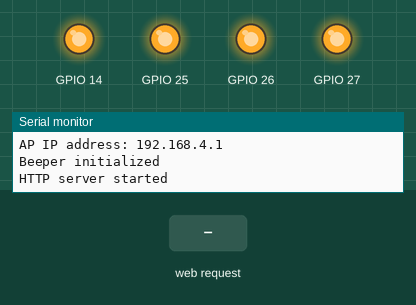
Simulated run of this sketch. Board: ESP32. On the bench: output pins drawn as LEDs (lit = HIGH), the last lines printed to the serial monitor. The inputs (shaded band) are chosen by the test bench.

Above: at 1.2 s.
1.3 s: HTTP request GET /beep received
At 1.7 s:
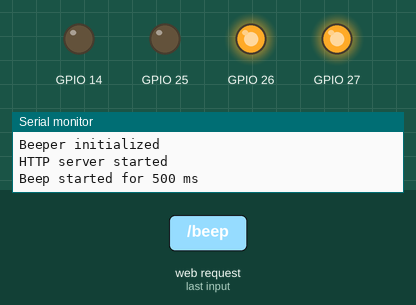
Timing chart, 0 to 4.3 s (numbered marks = the images above; inputs shaded):
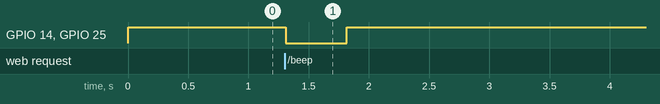

Measured:
- after the input at 1.3 s, GPIO 14, GPIO 25: HIGH → LOW at once, → HIGH 0.51 s later

The sketch:

alarm.ino
```cpp
#include <WiFi.h>
#include <WebServer.h>
#include "myHtml.h"
#include "beeper.h"
#include "led.h"  // LED 헤더 추가

const char* ap_ssid = "HongGilDong";
const char* ap_password = "";

WebServer server(80);
Beeper beeper(14);  // Beeper 핀 14
LED led(25, 26, 27);  // Red, Yellow, Blue 핀 추가

void handleRoot() {
  String html = all_HTML;
  html.replace("{{AP_SSID}}", WiFi.softAPSSID());
  server.send(200, "text/html", html);
}

void handleBeep() {
  beeper.beep(500);  // 0.5초 동안 beep
  led.setRed(true);   // Red LED도 함께 ON
  server.send(200, "text/plain", "Beep sound played");
}

void setup() {
  Serial.begin(115200);

  // WiFi AP 설정
  WiFi.softAP(ap_ssid, ap_password);
  Serial.print("AP SSID: ");
  Serial.println(WiFi.softAPSSID());
  Serial.print("AP IP address: ");
  Serial.println(WiFi.softAPIP());

  // Beeper 설정
  beeper.begin();

  // LED 설정 (WiFi.softAP 이후에 수행)
  led.begin();

  // 웹 서버 설정
  server.on("/", handleRoot);
  server.on("/beep", handleBeep);
  server.begin();
  Serial.println("HTTP server started");
}

void loop() {
  server.handleClient();
  beeper.update();  // Beeper 상태 업데이트

  // Beeper가 멈추면 Red LED도 함께 멈춤
  if (!beeper.isActive()) {
    led.setRed(false);
  }

  delay(10);
}
```

beeper.cpp
```cpp
#include "beeper.h"

Beeper::Beeper(int pin) {
  beepPin = pin;
  isBeeping = false;
  beepStartTime = 0;
  beepDuration = 0;
}

void Beeper::begin() {
  pinMode(beepPin, OUTPUT);
  digitalWrite(beepPin, HIGH);  // LOW에서 beep이므로 초기에는 OFF
  Serial.println("Beeper initialized");
}

void Beeper::beep(unsigned long duration) {
  if (isBeeping) {
    // 이미 beeping 중이면 먼저 멈춤
    digitalWrite(beepPin, HIGH);
  }

  digitalWrite(beepPin, LOW);  // beep ON
  isBeeping = true;
  beepStartTime = millis();
  beepDuration = duration;
  Serial.print("Beep started for ");
  Serial.print(duration);
  Serial.println(" ms");
}

void Beeper::update() {
  if (isBeeping && (millis() - beepStartTime >= beepDuration)) {
    digitalWrite(beepPin, HIGH);  // beep OFF
    isBeeping = false;
    Serial.println("Beep stopped");
  }
}

bool Beeper::isActive() {
  return isBeeping;
}
```

beeper.h
```cpp
#ifndef BEEPER_H
#define BEEPER_H

#include <Arduino.h>

class Beeper {
  private:
    int beepPin;
    bool isBeeping;
    unsigned long beepStartTime;
    unsigned long beepDuration;

  public:
    Beeper(int pin);
    void begin();
    void beep(unsigned long duration);
    void update();
    bool isActive();  // beep 상태 확인 메서드 추가
};

#endif
```

led.cpp
```cpp
#include "led.h"
#include <Arduino.h>

LED::LED(int red, int yellow, int blue) {
  redPin = red;
  yellowPin = yellow;
  bluePin = blue;
}

void LED::begin() {
  pinMode(redPin, OUTPUT);
  pinMode(yellowPin, OUTPUT);
  pinMode(bluePin, OUTPUT);
  digitalWrite(redPin, HIGH);
  digitalWrite(yellowPin, HIGH);
  digitalWrite(bluePin, HIGH);
}

void LED::setRed(bool state) {
  digitalWrite(redPin, state ? LOW : HIGH);
}

void LED::setYellow(bool state) {
  digitalWrite(yellowPin, state ? LOW : HIGH);
}

void LED::setBlue(bool state) {
  digitalWrite(bluePin, state ? LOW : HIGH);
}

void LED::dimRed(int value) {
  analogWrite(redPin, 255 - constrain(value, 0, 255));
}

void LED::dimYellow(int value) {
  analogWrite(yellowPin, 255 - constrain(value, 0, 255));
}

void LED::dimBlue(int value) {
  analogWrite(bluePin, 255 - constrain(value, 0, 255));
}
```

led.h
```cpp
#ifndef LED_H
#define LED_H

class LED {
  private:
    int redPin;
    int yellowPin;
    int bluePin;

  public:
    LED(int red, int yellow, int blue);
    void begin();
    void setRed(bool state);
    void setYellow(bool state);
    void setBlue(bool state);
    void dimRed(int value);
    void dimYellow(int value);
    void dimBlue(int value);
};

#endif
```

myHtml.h
```cpp
#ifndef MYHTML_H
#define MYHTML_H

const char* all_HTML = R"**(
<!DOCTYPE html>
<html>
<head>
  <meta charset="UTF-8">
  <meta name="viewport" content="width=device-width, initial-scale=1">
  <title>ESP32 Beeper Control</title>
  <style>
    body {
      font-family: 'Segoe UI', Tahoma, Geneva, Verdana, sans-serif;
      text-align: center;
      background: linear-gradient(135deg, #667eea 0%, #764ba2 100%);
      min-height: 100vh;
      margin: 0;
      padding: 20px;
      color: white;
    }

    .container {
      max-width: 500px;
      margin: 50px auto;
      background: rgba(255, 255, 255, 0.1);
      backdrop-filter: blur(10px);
      border-radius: 20px;
      padding: 30px;
      border: 1px solid rgba(255, 255, 255, 0.2);
      box-shadow: 0 8px 32px rgba(0, 0, 0, 0.1);
    }

    h1 {
      font-size: 2.5rem;
      margin-bottom: 20px;
      text-shadow: 2px 2px 4px rgba(0, 0, 0, 0.3);
    }

    .ap-info {
      background: rgba(255, 255, 255, 0.15);
      padding: 15px;
      border-radius: 15px;
      margin: 20px 0;
      font-size: 1.1rem;
    }

    .ap-info strong {
      color: #4CAF50;
    }

    .beep-btn {
      background: linear-gradient(45deg, #FF416C, #FF4B2B);
      color: white;
      border: none;
      padding: 20px 40px;
      font-size: 1.5rem;
      font-weight: bold;
      border-radius: 50px;
      cursor: pointer;
      margin: 30px 0;
      transition: all 0.3s ease;
      box-shadow: 0 6px 20px rgba(255, 75, 43, 0.4);
    }

    .beep-btn:hover {
      transform: scale(1.05);
      box-shadow: 0 8px 25px rgba(255, 75, 43, 0.6);
    }

    .beep-btn:active {
      transform: scale(0.95);
    }

    .beep-btn i {
      margin-right: 10px;
    }

    .status {
      margin-top: 20px;
      padding: 15px;
      background: rgba(255, 255, 255, 0.1);
      border-radius: 10px;
      font-size: 1rem;
    }

    .pulse {
      animation: pulse 2s infinite;
    }

    @keyframes pulse {
      0% { transform: scale(1); }
      50% { transform: scale(1.05); }
      100% { transform: scale(1); }
    }

    .instructions {
      margin-top: 30px;
      padding: 15px;
      background: rgba(255, 255, 255, 0.1);
      border-radius: 10px;
      text-align: left;
    }

    .instructions h3 {
      margin-top: 0;
      color: #FFD700;
    }
  </style>
</head>
<body>
  <div class="container">
    <h1>🎵 ESP32 Beeper Controller</h1>

    <div class="ap-info">
      <i class="fas fa-wifi"></i> Connected to: <strong>{{AP_SSID}}</strong>
    </div>

    <button class="beep-btn pulse" onclick="playBeep()">
      <i class="fas fa-volume-up"></i> Play Beep Sound
    </button>

    <div class="status" id="status">
      Ready to play beep sound...
    </div>

    <div class="instructions">
      <h3>📋 Instructions:</h3>
      <p>• Click the button to play a 0.5 second beep sound</p>
      <p>• Beeper is connected to GPIO 14</p>
      <p>• Sound activates when pin goes LOW</p>
    </div>
  </div>

  <script>
    function playBeep() {
      const btn = document.querySelector('.beep-btn');
      const status = document.getElementById('status');

      // 버튼 애니메이션
      btn.classList.remove('pulse');
      btn.style.opacity = '0.8';
      status.textContent = 'Playing beep sound...';

      // 서버에 beep 요청
      fetch('/beep')
        .then(response => response.text())
        .then(data => {
          status.textContent = data;
          // 0.5초 후에 버튼 상태 복원
          setTimeout(() => {
            btn.style.opacity = '1';
            btn.classList.add('pulse');
            status.textContent = 'Beep completed! Click to play again.';
          }, 500);
        })
        .catch(error => {
          status.textContent = 'Error: ' + error;
          btn.style.opacity = '1';
          btn.classList.add('pulse');
        });
    }
  </script>

  <script src="https://kit.fontawesome.com/a076d05399.js" crossorigin="anonymous"></script>
</body>
</html>
)**";

#endif

#ifndef MYHTML_H
#define MYHTML_H

const char* all_HTML = R"**(
<!DOCTYPE html>
<html>
<head>
  <meta charset="UTF-8">
  <meta name="viewport" content="width=device-width, initial-scale=1">
  <title>ESP32 Beeper Control</title>
  <style>
    body {
      font-family: 'Segoe UI', Tahoma, Geneva, Verdana, sans-serif;
      text-align: center;
      background: linear-gradient(135deg, #667eea 0%, #764ba2 100%);
      min-height: 100vh;
      margin: 0;
      padding: 20px;
      color: white;
    }

    .container {
      max-width: 500px;
      margin: 50px auto;
      background: rgba(255, 255, 255, 0.1);
      backdrop-filter: blur(10px);
      border-radius: 20px;
      padding: 30px;
      border: 1px solid rgba(255, 255, 255, 0.2);
      box-shadow: 0 8px 32px rgba(0, 0, 0, 0.1);
    }

    h1 {
      font-size: 2.5rem;
      margin-bottom: 20px;
      text-shadow: 2px 2px 4px rgba(0, 0, 0, 0.3);
    }

    .ap-info {
      background: rgba(255, 255, 255, 0.15);
      padding: 15px;
      border-radius: 15px;
      margin: 20px 0;
      font-size: 1.1rem;
    }

    .ap-info strong {
      color: #4CAF50;
    }

    .beep-btn {
      background: linear-gradient(45deg, #FF416C, #FF4B2B);
      color: white;
      border: none;
      padding: 20px 40px;
      font-size: 1.5rem;
      font-weight: bold;
      border-radius: 50px;
      cursor: pointer;
      margin: 30px 0;
      transition: all 0.3s ease;
      box-shadow: 0 6px 20px rgba(255, 75, 43, 0.4);
      position: relative;
      overflow: hidden;
    }

    .beep-btn:hover:not(:disabled) {
      transform: scale(1.05);
      box-shadow: 0 8px 25px rgba(255, 75, 43, 0.6);
    }

    .beep-btn:active:not(:disabled) {
      transform: scale(0.95);
    }

    .beep-btn:disabled {
      background: linear-gradient(45deg, #cccccc, #999999);
      cursor: not-allowed;
      opacity: 0.7;
    }

    .beep-btn i {
      margin-right: 10px;
    }

    .status {
      margin-top: 20px;
      padding: 15px;
      background: rgba(255, 255, 255, 0.1);
      border-radius: 10px;
      font-size: 1rem;
      min-height: 60px;
      display: flex;
      align-items: center;
      justify-content: center;
      transition: all 0.3s ease;
    }

    .status.playing {
      background: rgba(255, 0, 0, 0.3);
      color: #FF0000;
      box-shadow: 0 0 20px rgba(255, 0, 0, 0.5);
    }

    .led-indicator {
      width: 20px;
      height: 20px;
      border-radius: 50%;
      background: #7f8c8d;
      margin: 0 auto 10px;
      transition: all 0.3s ease;
    }

    .led-indicator.active {
      background: #FF0000;
      box-shadow: 0 0 20px rgba(255, 0, 0, 0.8);
    }

    .pulse {
      animation: pulse 2s infinite;
    }

    .pulse-fast {
      animation: pulse 0.5s infinite;
    }

    @keyframes pulse {
      0% { transform: scale(1); opacity: 1; }
      50% { transform: scale(1.1); opacity: 0.8; }
      100% { transform: scale(1); opacity: 1; }
    }

    .instructions {
      margin-top: 30px;
      padding: 15px;
      background: rgba(255, 255, 255, 0.1);
      border-radius: 10px;
      text-align: left;
    }

    .instructions h3 {
      margin-top: 0;
      color: #FFD700;
    }

    .visual-feedback {
      margin: 20px 0;
      padding: 15px;
      background: rgba(255, 255, 255, 0.1);
      border-radius: 15px;
    }
  </style>
</head>
<body>
  <div class="container">
    <h1>🎵 ESP32 Beeper Controller</h1>

    <div class="ap-info">
      <i class="fas fa-wifi"></i> Connected to: <strong>{{AP_SSID}}</strong>
    </div>

    <div class="visual-feedback">
      <div class="led-indicator" id="ledIndicator"></div>
      <p>Red LED Status (GPIO 25)</p>
    </div>

    <button class="beep-btn pulse" id="beepBtn" onclick="playBeep()">
      <i class="fas fa-volume-up"></i> Play Beep Sound
    </button>

    <div class="status" id="status">
      Ready to play beep sound...
    </div>

    <div class="instructions">
      <h3>📋 Instructions:</h3>
      <p>• Click the button to play a 0.5 second beep sound</p>
      <p>• Beeper is connected to GPIO 14</p>
      <p>• Red LED is connected to GPIO 25 (LOW active)</p>
      <p>• Both beeper and LED will activate simultaneously</p>
    </div>
  </div>

  <script>
    let isBeeping = false;

    function playBeep() {
      if (isBeeping) return;

      const btn = document.getElementById('beepBtn');
      const status = document.getElementById('status');
      const ledIndicator = document.getElementById('ledIndicator');

      isBeeping = true;
      btn.disabled = true;
      btn.classList.remove('pulse');
      status.textContent = 'Playing beep sound...';
      status.className = 'status playing';
      ledIndicator.classList.add('active');
      ledIndicator.classList.add('pulse-fast');

      // 서버에 beep 요청
      fetch('/beep')
        .then(response => response.text())
        .then(data => {
          status.textContent = data;

          // 0.5초 후에 버튼 상태 복원
          setTimeout(() => {
            isBeeping = false;
            btn.disabled = false;
            btn.classList.add('pulse');
            status.textContent = 'Beep completed! Click to play again.';
            status.className = 'status';
            ledIndicator.classList.remove('active');
            ledIndicator.classList.remove('pulse-fast');
          }, 500);
        })
        .catch(error => {
          status.textContent = 'Error: ' + error;
          isBeeping = false;
          btn.disabled = false;
          btn.classList.add('pulse');
          status.className = 'status';
          ledIndicator.classList.remove('active');
          ledIndicator.classList.remove('pulse-fast');
        });
    }
  </script>

  <script src="https://kit.fontawesome.com/a076d05399.js" crossorigin="anonymous"></script>
</body>
</html>
)**";

#endif
```
